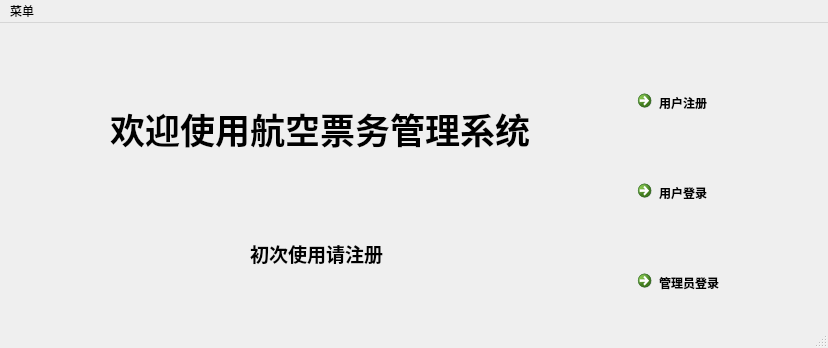
<?xml version="1.0" encoding="UTF-8"?>
<ui version="4.0">
 <class>mainmenu</class>
 <widget class="QMainWindow" name="mainmenu">
  <property name="geometry">
   <rect>
    <x>0</x>
    <y>0</y>
    <width>828</width>
    <height>348</height>
   </rect>
  </property>
  <property name="windowTitle">
   <string>主菜单</string>
  </property>
  <widget class="QWidget" name="centralwidget">
   <widget class="QLabel" name="label">
    <property name="geometry">
     <rect>
      <x>110</x>
      <y>50</y>
      <width>441</width>
      <height>111</height>
     </rect>
    </property>
    <property name="font">
     <font>
      <family>Agency FB</family>
      <pointsize>26</pointsize>
      <weight>75</weight>
      <bold>true</bold>
     </font>
    </property>
    <property name="text">
     <string>欢迎使用航空票务管理系统</string>
    </property>
   </widget>
   <widget class="QLabel" name="label_2">
    <property name="geometry">
     <rect>
      <x>250</x>
      <y>210</y>
      <width>151</width>
      <height>41</height>
     </rect>
    </property>
    <property name="font">
     <font>
      <family>Agency FB</family>
      <pointsize>14</pointsize>
      <weight>75</weight>
      <bold>true</bold>
     </font>
    </property>
    <property name="text">
     <string>初次使用请注册</string>
    </property>
   </widget>
   <widget class="QCommandLinkButton" name="register_2">
    <property name="geometry">
     <rect>
      <x>630</x>
      <y>60</y>
      <width>185</width>
      <height>41</height>
     </rect>
    </property>
    <property name="text">
     <string>用户注册</string>
    </property>
   </widget>
   <widget class="QCommandLinkButton" name="logon">
    <property name="geometry">
     <rect>
      <x>630</x>
      <y>150</y>
      <width>185</width>
      <height>41</height>
     </rect>
    </property>
    <property name="text">
     <string>用户登录</string>
    </property>
   </widget>
   <widget class="QCommandLinkButton" name="manalogon">
    <property name="geometry">
     <rect>
      <x>630</x>
      <y>240</y>
      <width>185</width>
      <height>41</height>
     </rect>
    </property>
    <property name="text">
     <string>管理员登录</string>
    </property>
   </widget>
  </widget>
  <widget class="QMenuBar" name="menubar">
   <property name="geometry">
    <rect>
     <x>0</x>
     <y>0</y>
     <width>828</width>
     <height>23</height>
    </rect>
   </property>
   <widget class="QMenu" name="menu">
    <property name="title">
     <string>菜单</string>
    </property>
    <addaction name="actionexit"/>
   </widget>
   <addaction name="menu"/>
  </widget>
  <widget class="QStatusBar" name="statusbar"/>
  <action name="actionexit">
   <property name="text">
    <string>exit</string>
   </property>
  </action>
 </widget>
 <resources/>
 <connections/>
</ui>
